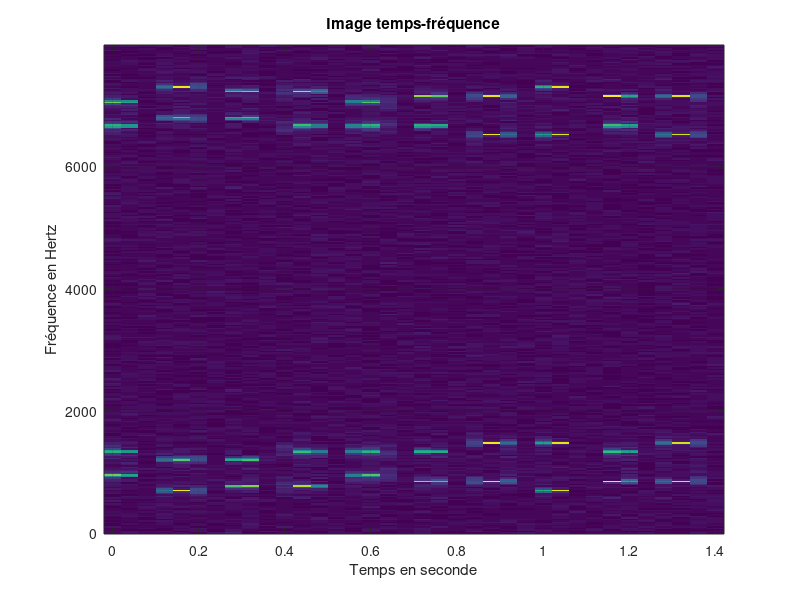

Recreate this plot in MATLAB.
% la fonction zeros(N, M) => matrice N * M remplie de 0
% x=[0,0,0,0]' => on cree une matrice 1*4 et on fait sa transposée 
% clc : nettoyer le terminal
% clear : effacer toutes les variables
% x1(1) = 1 : le premier element de x1 sera egal à 1
% figure : creer une figure
% x=[1,2,3;2,5,6] : matrice de dimension 2, ca cree une matrice de 2 lignes
% et 2 colonnes
% x=[1:5] : faire un vecteur d'une ligne qui va de 1 à 5
% y=[1:5];x=[1:5]; plot(x, y); : afficher y = f(x) dans une figure
% grid : afficher le grillage
% legend("") : nommer une courbe
% hold on : pour ne pas fermer certaines courbes
% close all : fermer toutes les courbes

% 3 ESTIMATION DE LA FREQUENCE D'UNE NOTE DE MUSIQUE
% on est groupe 4 donc on prend la note 4 (question 1)
load note04;
fe=44100; 
% sound(x, fe) % le son change en fonction de la frequence d'echantillonage

% representation temporel de notre signal (question 2)
N=length(x);
t=(0:N-1)/fe;
xlabel("temps en seconde");
ylabel("Amplitude");
title("representation temporelle de notre signal");
plot(t,x);
grid on;

% representation frequentielle de notre signal (question3)
X = fft(x); % transformee de fourier (fast fourier transform)
Xm = abs(X);
N = length(x);
n = 0:(N-1);
v = n/N;
f = v*fe;
plot(f,Xm)
grid
xlabel('Fréquence en Hertz')
ylabel('Amplitude')
title('Module du spectre')

% ESTIMATION D'UN NUMERO DE TELEPHONE
% on ecoute (question 1)
load numero04;
fe=8000;
% sound(x,fe);

% representation temporelle (question 2)
N=length(x);
t=(0:N-1)/fe;
xlabel("temps en seconde");
ylabel("Amplitude");
title("representation temporelle de notre signal");
plot(t,x);
grid on;

% representation frequentielle (question 3)
X = fft(x); % transformee de fourier (fast fourier transform)
Xm = abs(X);
N = length(x);
n = 0:(N-1);
v = n/N;
f = v*fe;
plot(f,Xm)
grid
xlabel('Fréquence en Hertz')
ylabel('Amplitude')
title('Module du spectre')

% representation temps-frequence (question 4)
N = length(x); %nbr points signal
Tt=40e-3; % dure sec d'une tranche
Nppt=floor(Tt*fe); % nb pts par tranche
Nt=floor(N/Nppt); % nb tranches
N=Nt*Nppt; % nbr pts pts signal arrondi
x=x(1:N); % troncature du signal
X=[];
for k=1:Nt
    xt=x((k-1)*Nppt+1:k*Nppt); % tranche du signal de npp pts
    z(:,k)=abs(fft(xt)); % module du spectre de la tranche
end
t=(0:Nt-1)*Tt; % echelle de temps
f=(0:Nppt-1)/Nppt*fe; % echelle de frequence
imagesc(t,f,z)
grid
axis xy
xlabel('Temps en seconde')
ylabel('Fréquence en Hertz')
title('Image temps-fréquence')

